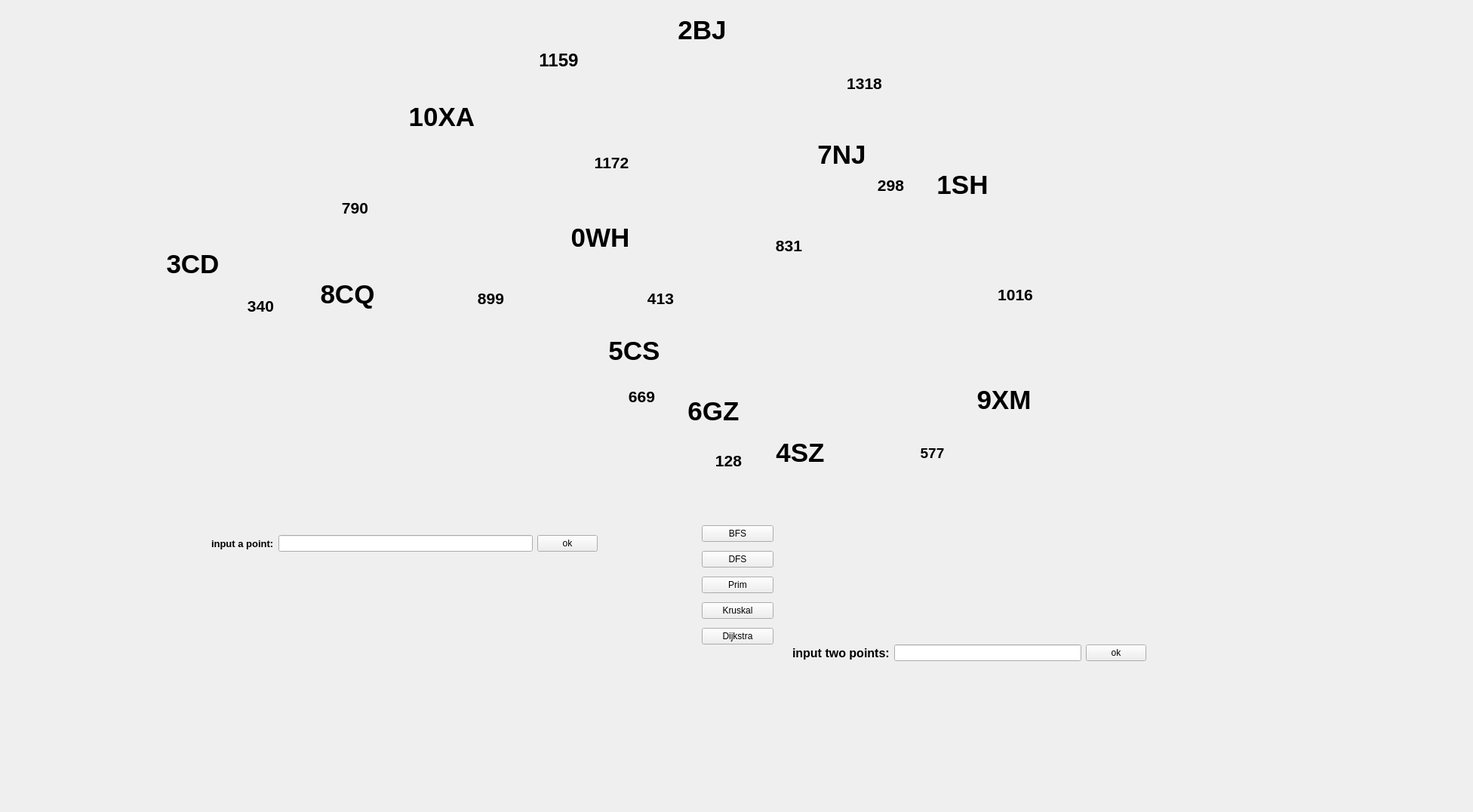
<?xml version="1.0" encoding="UTF-8"?>
<ui version="4.0">
 <class>City</class>
 <widget class="QWidget" name="City">
  <property name="geometry">
   <rect>
    <x>0</x>
    <y>0</y>
    <width>1952</width>
    <height>1076</height>
   </rect>
  </property>
  <property name="windowTitle">
   <string>City</string>
  </property>
  <widget class="QLabel" name="label">
   <property name="geometry">
    <rect>
     <x>750</x>
     <y>290</y>
     <width>91</width>
     <height>51</height>
    </rect>
   </property>
   <property name="text">
    <string>&lt;html&gt;&lt;head/&gt;&lt;body&gt;&lt;p align=&quot;center&quot;&gt;&lt;span style=&quot; font-size:26pt; font-weight:600;&quot;&gt;0WH&lt;/span&gt;&lt;/p&gt;&lt;/body&gt;&lt;/html&gt;</string>
   </property>
  </widget>
  <widget class="QLabel" name="label_2">
   <property name="geometry">
    <rect>
     <x>880</x>
     <y>20</y>
     <width>101</width>
     <height>41</height>
    </rect>
   </property>
   <property name="text">
    <string>&lt;html&gt;&lt;head/&gt;&lt;body&gt;&lt;p align=&quot;center&quot;&gt;&lt;span style=&quot; font-size:26pt; font-weight:600;&quot;&gt;2BJ&lt;/span&gt;&lt;/p&gt;&lt;/body&gt;&lt;/html&gt;</string>
   </property>
  </widget>
  <widget class="QLabel" name="label_3">
   <property name="geometry">
    <rect>
     <x>1220</x>
     <y>220</y>
     <width>111</width>
     <height>51</height>
    </rect>
   </property>
   <property name="text">
    <string>&lt;html&gt;&lt;head/&gt;&lt;body&gt;&lt;p align=&quot;center&quot;&gt;&lt;span style=&quot; font-size:26pt; font-weight:600;&quot;&gt;1SH&lt;/span&gt;&lt;/p&gt;&lt;/body&gt;&lt;/html&gt;</string>
   </property>
  </widget>
  <widget class="QLabel" name="label_4">
   <property name="geometry">
    <rect>
     <x>1070</x>
     <y>180</y>
     <width>91</width>
     <height>51</height>
    </rect>
   </property>
   <property name="text">
    <string>&lt;html&gt;&lt;head/&gt;&lt;body&gt;&lt;p align=&quot;center&quot;&gt;&lt;span style=&quot; font-size:26pt; font-weight:600;&quot;&gt;7NJ&lt;/span&gt;&lt;/p&gt;&lt;/body&gt;&lt;/html&gt;</string>
   </property>
  </widget>
  <widget class="QLabel" name="label_5">
   <property name="geometry">
    <rect>
     <x>780</x>
     <y>430</y>
     <width>121</width>
     <height>71</height>
    </rect>
   </property>
   <property name="text">
    <string>&lt;html&gt;&lt;head/&gt;&lt;body&gt;&lt;p align=&quot;center&quot;&gt;&lt;span style=&quot; font-size:26pt; font-weight:600;&quot;&gt;5CS&lt;/span&gt;&lt;/p&gt;&lt;/body&gt;&lt;/html&gt;</string>
   </property>
  </widget>
  <widget class="QLabel" name="label_6">
   <property name="geometry">
    <rect>
     <x>900</x>
     <y>520</y>
     <width>91</width>
     <height>51</height>
    </rect>
   </property>
   <property name="text">
    <string>&lt;html&gt;&lt;head/&gt;&lt;body&gt;&lt;p align=&quot;center&quot;&gt;&lt;span style=&quot; font-size:26pt; font-weight:600;&quot;&gt;6GZ&lt;/span&gt;&lt;/p&gt;&lt;/body&gt;&lt;/html&gt;</string>
   </property>
  </widget>
  <widget class="QLabel" name="label_7">
   <property name="geometry">
    <rect>
     <x>1000</x>
     <y>570</y>
     <width>121</width>
     <height>61</height>
    </rect>
   </property>
   <property name="text">
    <string>&lt;html&gt;&lt;head/&gt;&lt;body&gt;&lt;p align=&quot;center&quot;&gt;&lt;span style=&quot; font-size:26pt; font-weight:600;&quot;&gt;4SZ&lt;/span&gt;&lt;/p&gt;&lt;/body&gt;&lt;/html&gt;</string>
   </property>
  </widget>
  <widget class="QLabel" name="label_8">
   <property name="geometry">
    <rect>
     <x>1270</x>
     <y>510</y>
     <width>121</width>
     <height>41</height>
    </rect>
   </property>
   <property name="text">
    <string>&lt;html&gt;&lt;head/&gt;&lt;body&gt;&lt;p align=&quot;center&quot;&gt;&lt;span style=&quot; font-size:26pt; font-weight:600;&quot;&gt;9XM&lt;/span&gt;&lt;/p&gt;&lt;/body&gt;&lt;/html&gt;</string>
   </property>
  </widget>
  <widget class="QLabel" name="label_9">
   <property name="geometry">
    <rect>
     <x>400</x>
     <y>360</y>
     <width>121</width>
     <height>61</height>
    </rect>
   </property>
   <property name="text">
    <string>&lt;html&gt;&lt;head/&gt;&lt;body&gt;&lt;p align=&quot;center&quot;&gt;&lt;span style=&quot; font-size:26pt; font-weight:600;&quot;&gt;8CQ&lt;/span&gt;&lt;/p&gt;&lt;/body&gt;&lt;/html&gt;</string>
   </property>
  </widget>
  <widget class="QLabel" name="label_10">
   <property name="geometry">
    <rect>
     <x>190</x>
     <y>320</y>
     <width>131</width>
     <height>61</height>
    </rect>
   </property>
   <property name="text">
    <string>&lt;html&gt;&lt;head/&gt;&lt;body&gt;&lt;p align=&quot;center&quot;&gt;&lt;span style=&quot; font-size:26pt; font-weight:600;&quot;&gt;3CD&lt;/span&gt;&lt;/p&gt;&lt;/body&gt;&lt;/html&gt;</string>
   </property>
  </widget>
  <widget class="QLabel" name="label_11">
   <property name="geometry">
    <rect>
     <x>540</x>
     <y>130</y>
     <width>91</width>
     <height>51</height>
    </rect>
   </property>
   <property name="text">
    <string>&lt;html&gt;&lt;head/&gt;&lt;body&gt;&lt;p align=&quot;center&quot;&gt;&lt;span style=&quot; font-size:26pt; font-weight:600;&quot;&gt;10XA&lt;/span&gt;&lt;/p&gt;&lt;/body&gt;&lt;/html&gt;</string>
   </property>
  </widget>
  <widget class="QLabel" name="label_12">
   <property name="geometry">
    <rect>
     <x>1000</x>
     <y>310</y>
     <width>91</width>
     <height>31</height>
    </rect>
   </property>
   <property name="text">
    <string>&lt;html&gt;&lt;head/&gt;&lt;body&gt;&lt;p align=&quot;center&quot;&gt;&lt;span style=&quot; font-size:16pt; font-weight:600;&quot;&gt;831&lt;/span&gt;&lt;/p&gt;&lt;/body&gt;&lt;/html&gt;</string>
   </property>
  </widget>
  <widget class="QLabel" name="label_13">
   <property name="geometry">
    <rect>
     <x>770</x>
     <y>200</y>
     <width>81</width>
     <height>31</height>
    </rect>
   </property>
   <property name="text">
    <string>&lt;html&gt;&lt;head/&gt;&lt;body&gt;&lt;p align=&quot;center&quot;&gt;&lt;span style=&quot; font-size:16pt; font-weight:600;&quot;&gt;1172&lt;/span&gt;&lt;/p&gt;&lt;/body&gt;&lt;/html&gt;</string>
   </property>
  </widget>
  <widget class="QLabel" name="label_14">
   <property name="geometry">
    <rect>
     <x>840</x>
     <y>380</y>
     <width>71</width>
     <height>31</height>
    </rect>
   </property>
   <property name="text">
    <string>&lt;html&gt;&lt;head/&gt;&lt;body&gt;&lt;p align=&quot;center&quot;&gt;&lt;span style=&quot; font-size:16pt; font-weight:600;&quot;&gt;413&lt;/span&gt;&lt;/p&gt;&lt;/body&gt;&lt;/html&gt;</string>
   </property>
  </widget>
  <widget class="QLabel" name="label_15">
   <property name="geometry">
    <rect>
     <x>610</x>
     <y>380</y>
     <width>81</width>
     <height>31</height>
    </rect>
   </property>
   <property name="text">
    <string>&lt;html&gt;&lt;head/&gt;&lt;body&gt;&lt;p align=&quot;center&quot;&gt;&lt;span style=&quot; font-size:16pt; font-weight:600;&quot;&gt;899&lt;/span&gt;&lt;/p&gt;&lt;/body&gt;&lt;/html&gt;</string>
   </property>
  </widget>
  <widget class="QLabel" name="label_16">
   <property name="geometry">
    <rect>
     <x>1100</x>
     <y>90</y>
     <width>91</width>
     <height>41</height>
    </rect>
   </property>
   <property name="text">
    <string>&lt;html&gt;&lt;head/&gt;&lt;body&gt;&lt;p align=&quot;center&quot;&gt;&lt;span style=&quot; font-size:16pt; font-weight:600;&quot;&gt;1318&lt;/span&gt;&lt;/p&gt;&lt;/body&gt;&lt;/html&gt;</string>
   </property>
  </widget>
  <widget class="QLabel" name="label_17">
   <property name="geometry">
    <rect>
     <x>1140</x>
     <y>230</y>
     <width>81</width>
     <height>31</height>
    </rect>
   </property>
   <property name="text">
    <string>&lt;html&gt;&lt;head/&gt;&lt;body&gt;&lt;p align=&quot;center&quot;&gt;&lt;span style=&quot; font-size:16pt; font-weight:600;&quot;&gt;298&lt;/span&gt;&lt;/p&gt;&lt;/body&gt;&lt;/html&gt;</string>
   </property>
  </widget>
  <widget class="QLabel" name="label_18">
   <property name="geometry">
    <rect>
     <x>1300</x>
     <y>360</y>
     <width>91</width>
     <height>61</height>
    </rect>
   </property>
   <property name="text">
    <string>&lt;html&gt;&lt;head/&gt;&lt;body&gt;&lt;p align=&quot;center&quot;&gt;&lt;span style=&quot; font-size:16pt; font-weight:600;&quot;&gt;1016&lt;/span&gt;&lt;/p&gt;&lt;/body&gt;&lt;/html&gt;</string>
   </property>
  </widget>
  <widget class="QLabel" name="label_19">
   <property name="geometry">
    <rect>
     <x>700</x>
     <y>60</y>
     <width>81</width>
     <height>41</height>
    </rect>
   </property>
   <property name="text">
    <string>&lt;html&gt;&lt;head/&gt;&lt;body&gt;&lt;p align=&quot;center&quot;&gt;&lt;span style=&quot; font-size:18pt; font-weight:600;&quot;&gt;1159&lt;/span&gt;&lt;/p&gt;&lt;/body&gt;&lt;/html&gt;</string>
   </property>
  </widget>
  <widget class="QLabel" name="label_20">
   <property name="geometry">
    <rect>
     <x>300</x>
     <y>380</y>
     <width>91</width>
     <height>51</height>
    </rect>
   </property>
   <property name="text">
    <string>&lt;html&gt;&lt;head/&gt;&lt;body&gt;&lt;p align=&quot;center&quot;&gt;&lt;span style=&quot; font-size:16pt; font-weight:600;&quot;&gt;340&lt;/span&gt;&lt;/p&gt;&lt;/body&gt;&lt;/html&gt;</string>
   </property>
  </widget>
  <widget class="QLabel" name="label_21">
   <property name="geometry">
    <rect>
     <x>920</x>
     <y>590</y>
     <width>91</width>
     <height>41</height>
    </rect>
   </property>
   <property name="text">
    <string>&lt;html&gt;&lt;head/&gt;&lt;body&gt;&lt;p align=&quot;center&quot;&gt;&lt;span style=&quot; font-size:16pt; font-weight:600;&quot;&gt;128&lt;/span&gt;&lt;/p&gt;&lt;/body&gt;&lt;/html&gt;</string>
   </property>
  </widget>
  <widget class="QLabel" name="label_22">
   <property name="geometry">
    <rect>
     <x>1190</x>
     <y>580</y>
     <width>91</width>
     <height>41</height>
    </rect>
   </property>
   <property name="text">
    <string>&lt;html&gt;&lt;head/&gt;&lt;body&gt;&lt;p align=&quot;center&quot;&gt;&lt;span style=&quot; font-size:14pt; font-weight:600;&quot;&gt;577&lt;/span&gt;&lt;/p&gt;&lt;/body&gt;&lt;/html&gt;</string>
   </property>
  </widget>
  <widget class="QLabel" name="label_23">
   <property name="geometry">
    <rect>
     <x>810</x>
     <y>510</y>
     <width>81</width>
     <height>31</height>
    </rect>
   </property>
   <property name="text">
    <string>&lt;html&gt;&lt;head/&gt;&lt;body&gt;&lt;p align=&quot;center&quot;&gt;&lt;span style=&quot; font-size:16pt; font-weight:600;&quot;&gt;669&lt;/span&gt;&lt;/p&gt;&lt;/body&gt;&lt;/html&gt;</string>
   </property>
  </widget>
  <widget class="QLabel" name="label_24">
   <property name="geometry">
    <rect>
     <x>430</x>
     <y>260</y>
     <width>81</width>
     <height>31</height>
    </rect>
   </property>
   <property name="text">
    <string>&lt;html&gt;&lt;head/&gt;&lt;body&gt;&lt;p align=&quot;center&quot;&gt;&lt;span style=&quot; font-size:16pt; font-weight:600;&quot;&gt;790&lt;/span&gt;&lt;/p&gt;&lt;/body&gt;&lt;/html&gt;</string>
   </property>
  </widget>
  <widget class="QWidget" name="layoutWidget">
   <property name="geometry">
    <rect>
     <x>930</x>
     <y>690</y>
     <width>95</width>
     <height>170</height>
    </rect>
   </property>
   <layout class="QVBoxLayout" name="verticalLayout">
    <item>
     <widget class="QPushButton" name="pushButton">
      <property name="text">
       <string>BFS</string>
      </property>
     </widget>
    </item>
    <item>
     <widget class="QPushButton" name="pushButton_2">
      <property name="text">
       <string>DFS</string>
      </property>
     </widget>
    </item>
    <item>
     <widget class="QPushButton" name="pushButton_3">
      <property name="text">
       <string>Prim</string>
      </property>
     </widget>
    </item>
    <item>
     <widget class="QPushButton" name="pushButton_4">
      <property name="text">
       <string>Kruskal</string>
      </property>
     </widget>
    </item>
    <item>
     <widget class="QPushButton" name="pushButton_5">
      <property name="text">
       <string>Dijkstra</string>
      </property>
     </widget>
    </item>
   </layout>
  </widget>
  <widget class="QWidget" name="layoutWidget">
   <property name="geometry">
    <rect>
     <x>280</x>
     <y>690</y>
     <width>512</width>
     <height>61</height>
    </rect>
   </property>
   <layout class="QHBoxLayout" name="horizontalLayout_2">
    <item>
     <layout class="QHBoxLayout" name="horizontalLayout">
      <item>
       <widget class="QLabel" name="label_25">
        <property name="text">
         <string>&lt;html&gt;&lt;head/&gt;&lt;body&gt;&lt;p&gt;&lt;span style=&quot; font-size:10pt; font-weight:600;&quot;&gt;input a point:&lt;/span&gt;&lt;/p&gt;&lt;/body&gt;&lt;/html&gt;</string>
        </property>
       </widget>
      </item>
      <item>
       <widget class="QLineEdit" name="lineEdit"/>
      </item>
     </layout>
    </item>
    <item>
     <widget class="QPushButton" name="pushButton_6">
      <property name="text">
       <string>ok</string>
      </property>
     </widget>
    </item>
   </layout>
  </widget>
  <widget class="QWidget" name="">
   <property name="geometry">
    <rect>
     <x>1050</x>
     <y>830</y>
     <width>469</width>
     <height>71</height>
    </rect>
   </property>
   <layout class="QHBoxLayout" name="horizontalLayout_4">
    <item>
     <layout class="QHBoxLayout" name="horizontalLayout_3">
      <item>
       <widget class="QLabel" name="label_26">
        <property name="text">
         <string>&lt;html&gt;&lt;head/&gt;&lt;body&gt;&lt;p&gt;&lt;span style=&quot; font-size:12pt; font-weight:600;&quot;&gt;input two points:&lt;/span&gt;&lt;/p&gt;&lt;/body&gt;&lt;/html&gt;</string>
        </property>
       </widget>
      </item>
      <item>
       <widget class="QLineEdit" name="lineEdit_2"/>
      </item>
     </layout>
    </item>
    <item>
     <widget class="QPushButton" name="pushButton_7">
      <property name="text">
       <string>ok</string>
      </property>
     </widget>
    </item>
   </layout>
  </widget>
 </widget>
 <resources/>
 <connections/>
</ui>
